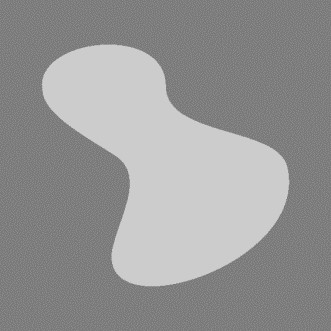
%> input picture Lab Materials/matlab/q1.jpg, 331 x 331 px
$ octave quest1.m   (GNU Octave 9; MATLAB toolbox functions it lacks are replaced by stand-ins)
%> lines starting %> are read from the running program, lines starting %| are printed output that depends on the picture; in (x1, y1, x2, y2) boxes, pixels count from 0 and x2, y2 are one past the last pixel; in counts of white or black regions, pixels touching at a corner belong together; the program's own positions count from 1
clear all;
a=imread('q1.jpg');
%> a is the input picture: size 331x331x3 uint8; min 107, max 216, mean 149
subplot(121),imshow(a),title('Orig. image');
t=mean(a);
m=size(a,1);
%> m = 331
n=size(a,2);
%> n = 331
g1(m,n)=0;
%> g1: size 331x331 double; every value is 0
g2(m,n)=0;
for i=1:size(a,1)
    for j=1:size(a,2)
        if(a(i,j)>t)
            g1(i,j)=a(i,j);
        elseif(a(i,j)<=t)
            g2(i,j)=a(i,j);
        end
    end
end
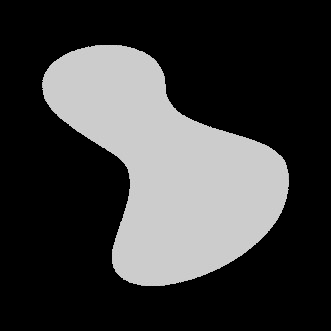
%> g1: size 331x331 double; min 0, max 216, mean 59.7
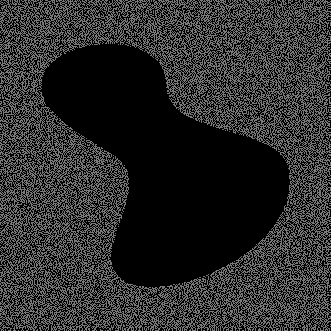
%> g2: size 331x331 double; min 0, max 124, mean 43.6

u1=mean(g1);
%> u1 = 331 values, max 145.4 at index 134, min 0 at index 1, mean 59.72
u2=mean(g2);
%> u2 = 331 values, max 73.19 at index 320, min 14.85 at index 143, mean 43.59

tnew=(u1+u2)/2;
%> tnew = 331 values, max 83.02 at index 132, min 25.63 at index 331, mean 51.65

while(tnew>t)
for i=1:size(a,1)
    for j=1:size(a,2)
        if(a(i,j)>t)
            g1=a(i,j);
        elseif(a(i,j)<=t)
            g2=a(i,j);
        end
    end
end

u1=mean(g1);
u2=mean(g2);

tnew=(u1+u2)/2;
end
%> this loop made 0 passes

if(tnew<t)
    for i=1:size(a,1)
    for j=1:size(a,2)
        if(a(i,j)>tnew)
            a(i,j)=1;
        elseif(a(i,j)<=tnew)
            a(i,j)=0;
        end
    end
    end
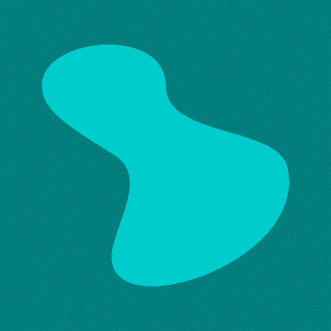
%> a: size 331x331x3 uint8; mean R, G, B 1, 149, 149
end
subplot(122),imshow(im2bw(a)),title('After Global Thresholding');
%> after `imshow(im2bw(a))`:
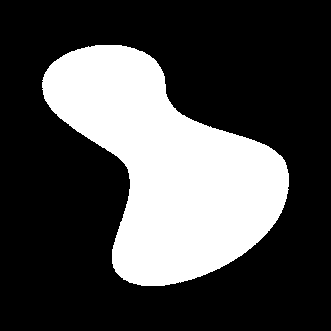
%> displayed picture: size 331x331 logical; 29.3% white; 1 white region, box (x1, y1, x2, y2) and area: (42, 45, 289, 286) 32088

$ run again, with Lab Materials/matlab/q3.jpg copied over Lab Materials/matlab/q1.jpg
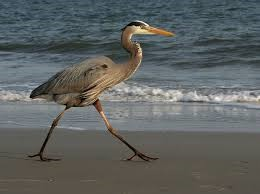
%> input picture Lab Materials/matlab/q3.jpg, 260 x 194 px
%> a is the input picture: size 194x260x3 uint8; mean R, G, B 94.9, 98.5, 97
%> after the loop `for i=1:size(a,1)`:
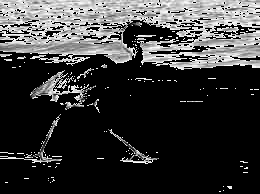
%> g2: size 194x260 double; min 0, max 82, mean 18.3; drawn with min black and max white
%> u1 = 260 values, max 64.46 at index 139, min 12.4 at index 54, mean 32.6
%> u2 = 260 values, max 28.29 at index 57, min 10.52 at index 134, mean 18.28
%> tnew = 260 values, max 38.65 at index 139, min 18.11 at index 64, mean 25.44
%> `imshow(im2bw(a))`:
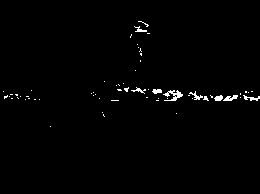
%> displayed picture: size 194x260 logical; 1.1% white in thin lines or dots, all inside (x1, y1, x2, y2) = (3, 21, 260, 127)

$ run again, with Lab Materials/matlab/q4.jpg copied over Lab Materials/matlab/q1.jpg
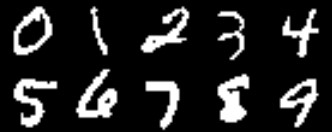
%> input picture Lab Materials/matlab/q4.jpg, 332 x 132 px
%> a is the input picture: size 132x332x3 uint8; min 0, max 255, mean 38.2
%> after the loop `for i=1:size(a,1)`:
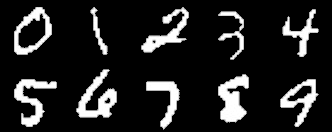
%> g1: size 132x332 double; min 0, max 255, mean 35
%> u1 = 332 values, max 111 at index 236, min 0 at index 1, mean 35.01
%> u2 = 332 values from 0 to 0
%> tnew = 332 values, max 55.52 at index 236, min 0 at index 1, mean 17.51
%> `imshow(im2bw(a))`:
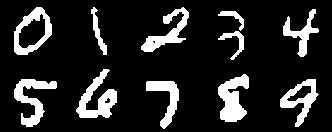
%> displayed picture: size 132x332 logical; 15% white; 11 white regions, largest, box (x1, y1, x2, y2) and area: (218, 74, 249, 122) 907, (76, 69, 117, 118) 891, (14, 79, 57, 127) 816
